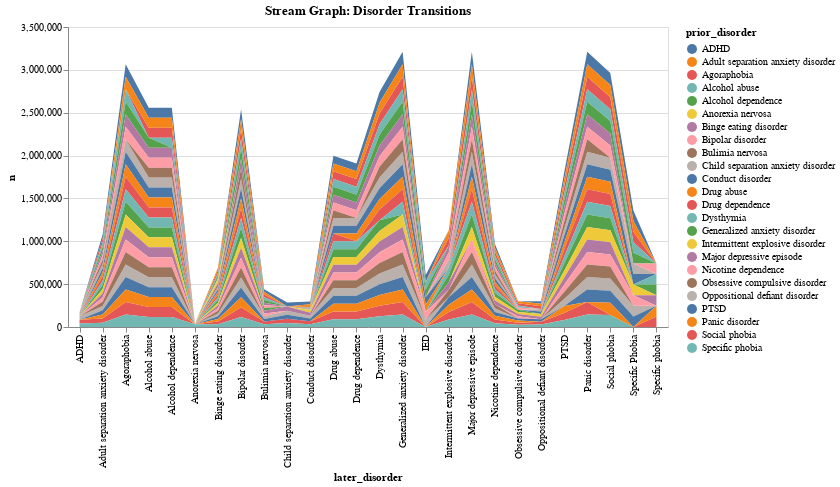

The notebook cell saved with this chart:
### Markdown cell above
## 5. Stream Graph

**Description:**  
A stream graph visualizes how the number of transitions from each prior disorder changes across different later disorders (or, if you have a time/stage column, use that for the x-axis).

**Features used:**  
- `prior_disorder` (category/color)
- `later_disorder` (x-axis)
- `n` (y-axis/height)

**Observation:**  
- The stream graph shows which prior disorders contribute most to each later disorder.

### Code cell
# Aggregate for stream graph: sum n for each prior-later pair
stream_data = df.groupby(['later_disorder', 'prior_disorder']).agg({'n': 'sum'}).reset_index()

chart = alt.Chart(stream_data).mark_area().encode(
    x='later_disorder:N',
    y='n:Q',
    color='prior_disorder:N'
).properties(
    width=600,
    height=300,
    title="Stream Graph: Disorder Transitions"
)
chart.show()

### Figure 1 — Vega-Lite specification as saved in the notebook (floating-point values rounded to 4 significant figures; data arrays with more than 128 entries replaced by an {"elided": "..."} marker saying what was removed)
{"config": {"view": {"continuousWidth": 300, "continuousHeight": 300}}, "data": {"name": "data-c23835cbb0c8d82db7b39012a862d355"}, "mark": {"type": "area"}, "encoding": {"color": {"field": "prior_disorder", "type": "nominal"}, "x": {"field": "later_disorder", "type": "nominal"}, "y": {"field": "n", "type": "quantitative"}}, "height": 300, "title": "Stream Graph: Disorder Transitions", "width": 600, "$schema": "https://vega.github.io/schema/vega-lite/v5.20.1.json", "datasets": {"data-c23835cbb0c8d82db7b39012a862d355": {"elided": "420 records"}}}
